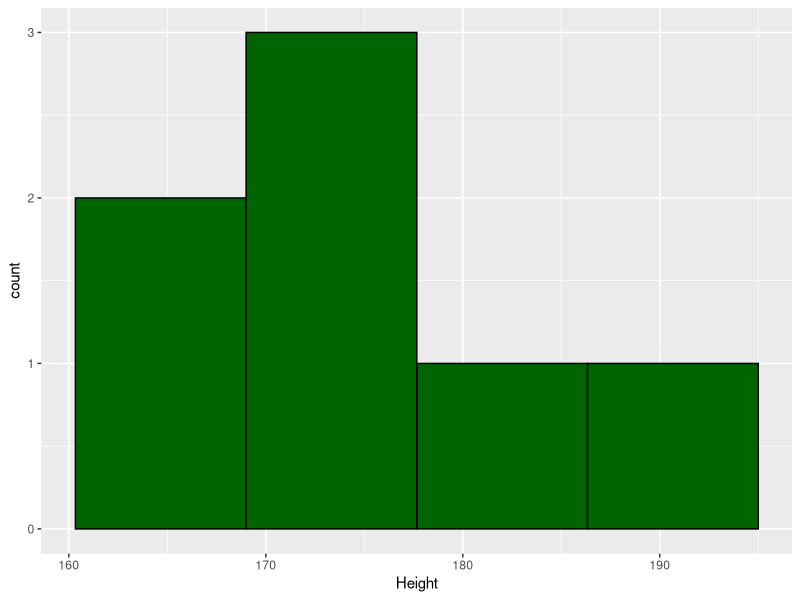
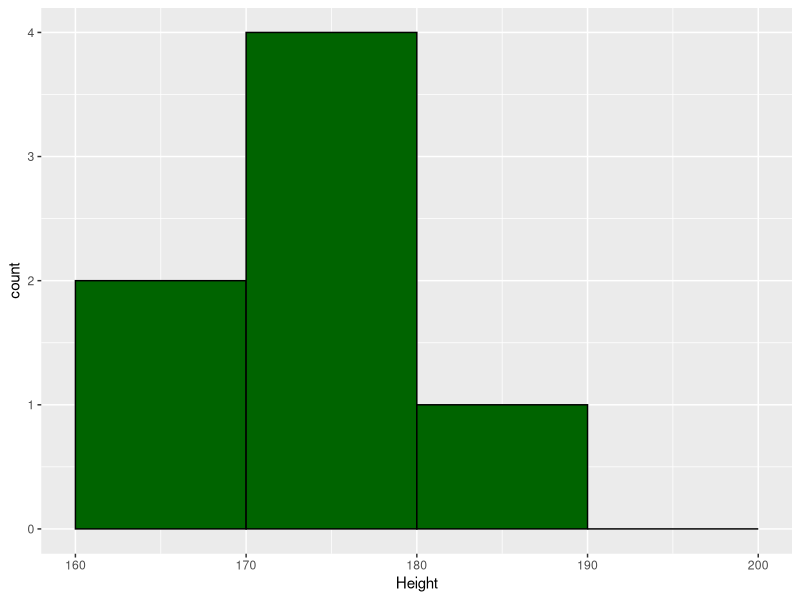
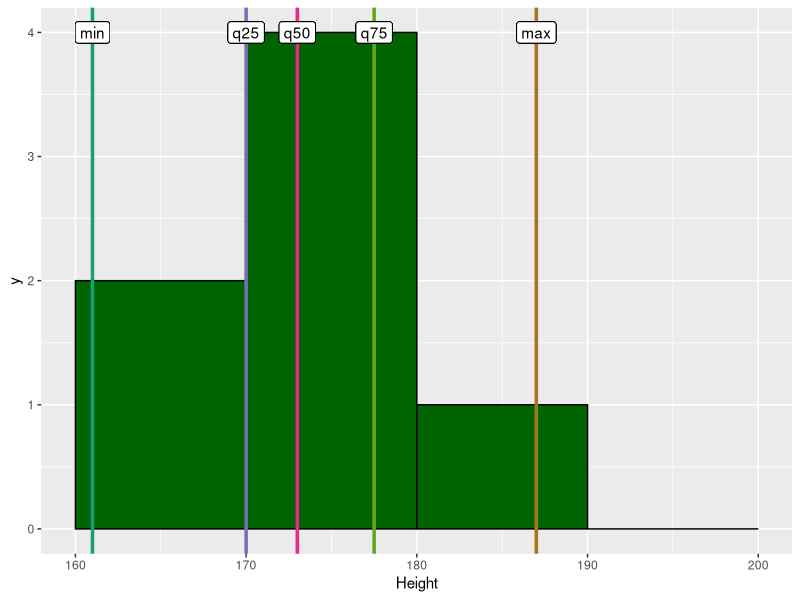
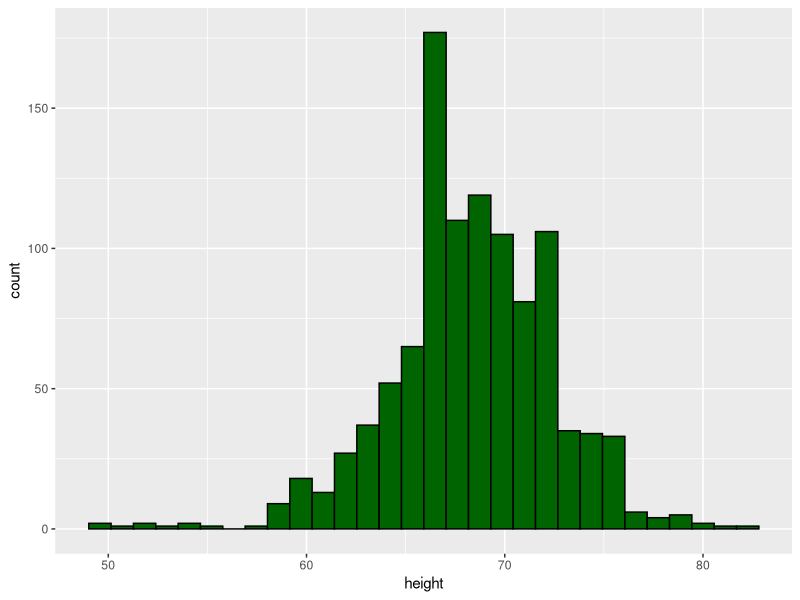
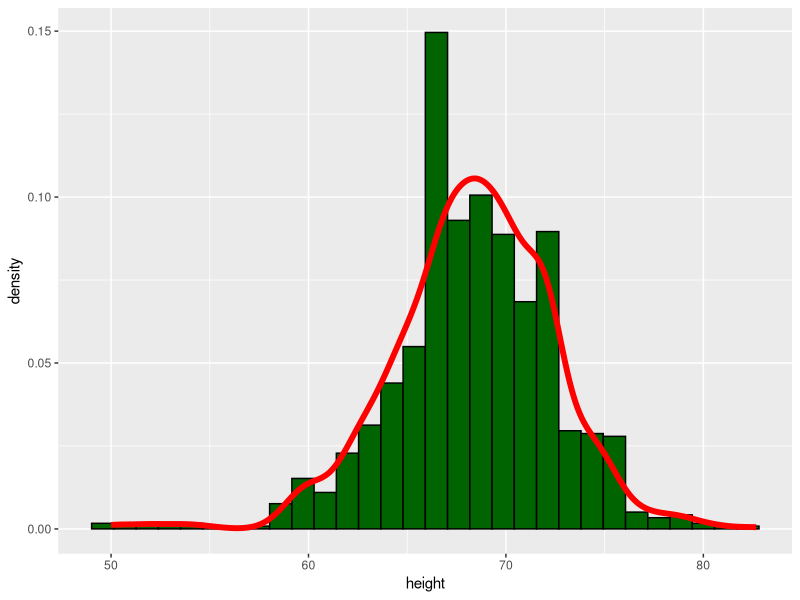
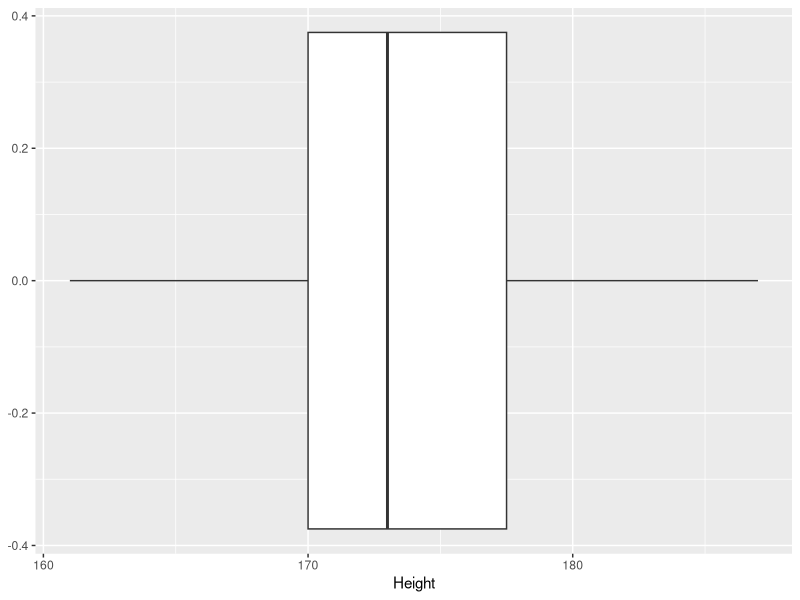
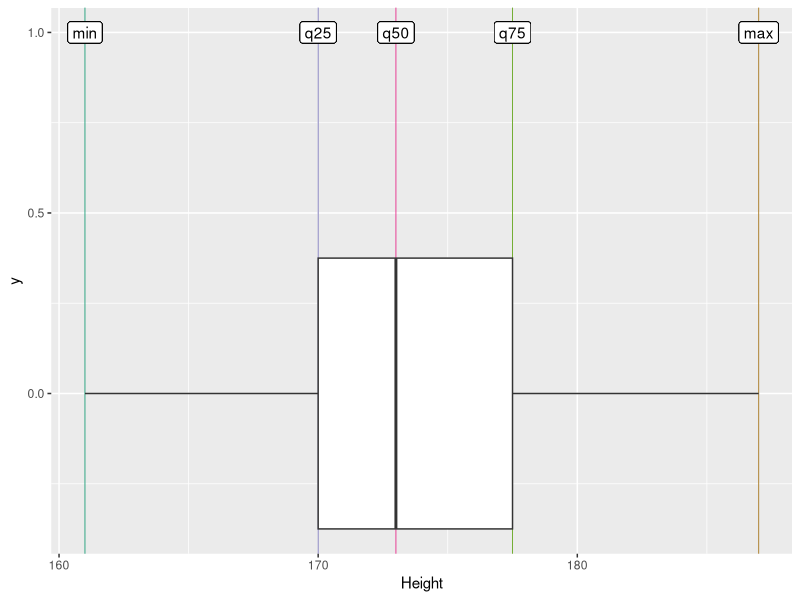
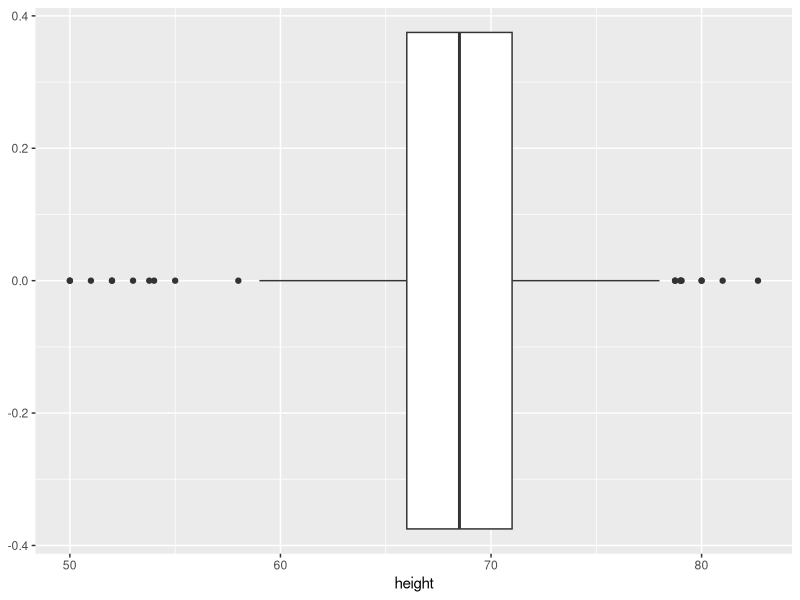

These charts were generated, in order, by the following R code:
## ---- chunk 1
knitr::opts_chunk$set(echo = TRUE)

library(tidyverse)
library(ggplot2)
## ---- chunk 2
class_student <- tribble(
     ~Name, ~Height, ~Weigth,
    "Jude",    172L,     75L,
  "Philip",    180L,     87L,
    "Carl",    187L,     81L,
    "Anne",    168L,     64L,
    "Rose",    173L,     56L,
   "Peter",    175L,     78L,
    "Mary",    161L,     51L
  )

class_student %>% 
  arrange(Height)
## ---- chunk 3
library(dslabs)
data(heights)
heights
## ---- chunk 4
summary(class_student$Height)
## ---- chunk 5
sort(class_student$Height)
## ---- chunk 6
median(class_student$Height)
## ---- chunk 7
vector <- c(3, 13, 2, 34, 11, 17, 27, 47)
vector
## ---- chunk 8
sort(vector)
## ---- chunk 9
(13 + 17) / 2
## ---- chunk 10
median(vector)
## ---- chunk 11
summary(class_student$Height)[c("1st Qu.", "Median", "3rd Qu.")]
## ---- chunk 12
quantile(class_student$Height, probs = c(0.25, 0.75))
## ---- chunk 13
diff(range(class_student$Height))
## ---- chunk 14
IQR(class_student$Height)
## ---- chunk 15
mean(class_student$Height)
## ---- chunk 16
x <- class_student$Height
sqrt(sum(abs((x-mean(x))^2))/(length(x)-1))
## ---- chunk 17
sd(class_student$Height)
## ---- chunk 18
ggplot(class_student) +
  aes(x = Height) +
  geom_histogram(bins = 4, color = "black", fill = "darkgreen")
## ---- chunk 19
bin_v = seq(160, 200, by=10)
bin_v
pl <- ggplot(class_student) +
  aes(x = Height) +
  geom_histogram(color = "black", fill = "darkgreen", breaks = bin_v)
pl
## ---- chunk 20
height_metric <- class_student %>% 
  summarise(
    min = min(Height),
    q25 = quantile(Height, probs = 0.25),
    median = quantile(Height, probs = 0.50),
    q75 = quantile(Height, probs = 0.75),
    max = max(Height)
  )
height_metric
## ---- chunk 21
# set up a color palette
library(RColorBrewer)  # colors
colors <- as.list(brewer.pal(n = 8, name = 'Dark2'))
objects <- c(
  "min",
  "q05",
  "q25",
  "median",
  "q75",
  "q95",
  "max",
  "bins"
)
names(colors) <- objects
## ---- chunk 22
v_line_size = 1.2
pl + 
  geom_vline(xintercept = height_metric$min, colour = colors$min, size = v_line_size) +
  geom_label(aes(x = height_metric$min, y = 4, label = "min")) +
  geom_vline(xintercept = height_metric$q25, colour = colors$q25, size = v_line_size) +
  geom_label(aes(x = height_metric$q25, y = 4, label = "q25")) +
  geom_vline(xintercept = height_metric$median, colour = colors$median, size = v_line_size) +
  geom_label(aes(x = height_metric$median, y = 4, label = "q50")) +
  geom_vline(xintercept = height_metric$q75, colour = colors$q75, size = v_line_size) +
  geom_label(aes(x = height_metric$q75, y = 4, label = "q75")) +
  geom_vline(xintercept = height_metric$max, colour = colors$max, size = v_line_size) +
  geom_label(aes(x = height_metric$max, y = 4, label = "max"))
## ---- chunk 23
pl <- ggplot(heights) +
  aes(x = height) +
  geom_histogram(color = "black", fill = "darkgreen")
pl
## ---- chunk 24
pl <- ggplot(heights) +
  aes(x = height, y = ..density..) +
  geom_histogram(color = "black", fill = "darkgreen") + 
  geom_density(adjust = 1, color = "red", size = 2)
pl
## ---- chunk 25
ggplot(class_student) +
  aes(x = Height) +
  geom_boxplot() 
## ---- chunk 26
v_line_size = 0.3
ggplot(class_student) +
  aes(x = Height) +
  geom_vline(xintercept = height_metric$min, colour = colors$min, size = v_line_size) +
  geom_label(aes(x = height_metric$min, y = 1, label = "min")) +
  geom_vline(xintercept = height_metric$q25, colour = colors$q25, size = v_line_size) +
  geom_label(aes(x = height_metric$q25, y = 1, label = "q25")) +
  geom_vline(xintercept = height_metric$median, colour = colors$median, size = v_line_size) +
  geom_label(aes(x = height_metric$median, y = 1, label = "q50")) +
  geom_vline(xintercept = height_metric$q75, colour = colors$q75, size = v_line_size) +
  geom_label(aes(x = height_metric$q75, y = 1, label = "q75")) +
  geom_vline(xintercept = height_metric$max, colour = colors$max, size = v_line_size) +
  geom_label(aes(x = height_metric$max, y = 1, label = "max")) +
  geom_boxplot() 
## ---- chunk 27
heights
## ---- chunk 28
heights %>% 
  ggplot() +
  aes(x = height) + 
  geom_boxplot()
  # stat_summary(fun=mean, geom="point", shape=20, size=4, color="red", fill="red")
## ---- chunk 29
heights %>% 
  ggplot() +
  aes(x = sex, y = height) + 
  geom_boxplot() +
  stat_summary(fun=mean, geom="point", shape=20, size=4, color="red", fill="red")
## ---- chunk 30
heights
